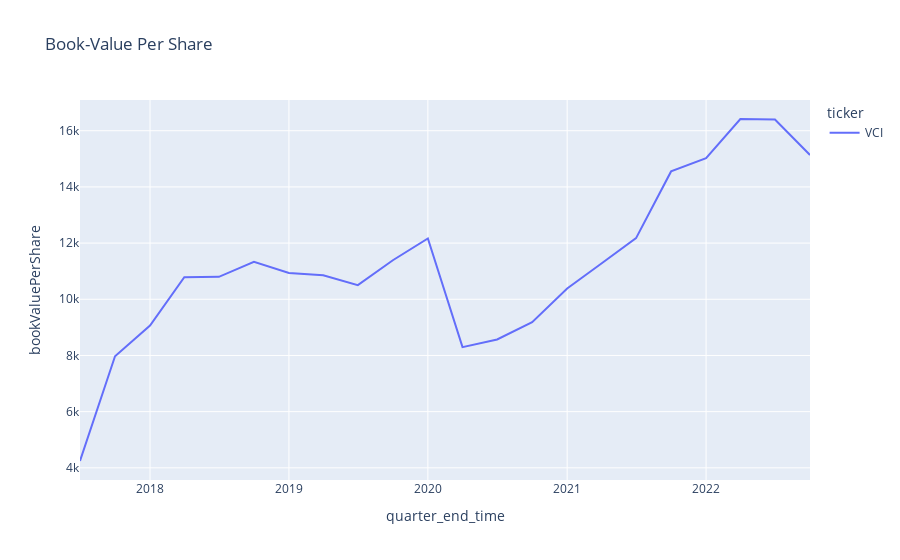

Write notebook code for a chart like this one.
### Markdown cell above
## Book-Value Per Share

### Code cell
import seaborn as sns
import plotly.express as px

fig = px.line(
    balancesheet_financialratio_incomestatement_per_group,
    x="quarter_end_time",
    y="bookValuePerShare",
    color="ticker",
    title="Book-Value Per Share",
)
fig.show()

### Figure 1 — Plotly figure (JSON) as saved in the notebook; plotly's stock layout.template omitted (floating-point values rounded to 4 significant figures)
{"data": [{"hovertemplate": "ticker=VCI<br>quarter_end_time=%{x}<br>bookValuePerShare=%{y}<extra></extra>", "legendgroup": "VCI", "line": {"color": "#636efa", "dash": "solid"}, "marker": {"symbol": "circle"}, "mode": "lines", "name": "VCI", "orientation": "v", "showlegend": true, "type": "scatter", "x": ["2022-09-30T23:59:59.999999", "2022-06-30T23:59:59.999999", "2022-03-31T23:59:59.999999", "2021-12-31T23:59:59.999999", "2021-09-30T23:59:59.999999", "2021-06-30T23:59:59.999999", "2021-03-31T23:59:59.999999", "2020-12-31T23:59:59.999999", "2020-09-30T23:59:59.999999", "2020-06-30T23:59:59.999999", "2020-03-31T23:59:59.999999", "2019-12-31T23:59:59.999999", "2019-09-30T23:59:59.999999", "2019-06-30T23:59:59.999999", "2019-03-31T23:59:59.999999", "2018-12-31T23:59:59.999999", "2018-09-30T23:59:59.999999", "2018-06-30T23:59:59.999999", "2018-03-31T23:59:59.999999", "2017-12-31T23:59:59.999999", "2017-09-30T23:59:59.999999", "2017-06-30T23:59:59.999999"], "xaxis": "x", "y": [15135, 16398, 16418, 15021, 14552, 12176, 11276, 10382, 9185, 8568, 8296, 12166, 11389, 10504, 10858, 10939, 11337, 10798, 10784, 9067, 7972, 4243], "yaxis": "y"}], "layout": {"legend": {"title": {"text": "ticker"}, "tracegroupgap": 0}, "title": {"text": "Book-Value Per Share"}, "xaxis": {"anchor": "y", "domain": [0, 1], "title": {"text": "quarter_end_time"}}, "yaxis": {"anchor": "x", "domain": [0, 1], "title": {"text": "bookValuePerShare"}}}}
